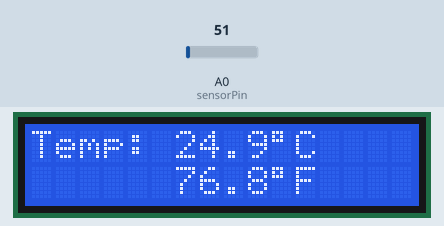
Simulated run of this sketch. Board: Arduino Uno, built with avr-gcc and run on an emulated ATmega328P. Shown: 16×2 character LCD. Inputs (shaded band) come from the test bench; at power-on: A0 (sensorPin) = 51. What the sketch prints to the serial monitor is not drawn.

Above: at 2.7 s.
2.8 s: A0 (sensorPin) set to 23
At 4.8 s:
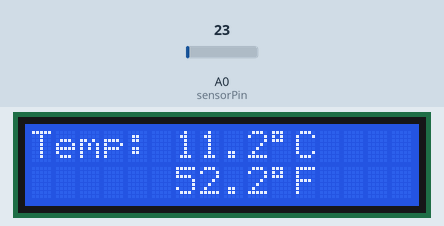
5.3 s: A0 (sensorPin) set to 19
At 6.9 s:
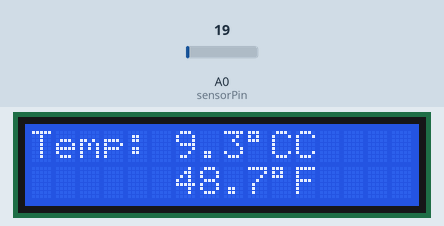
7.5 s: A0 (sensorPin) set to 15
At 9.1 s:
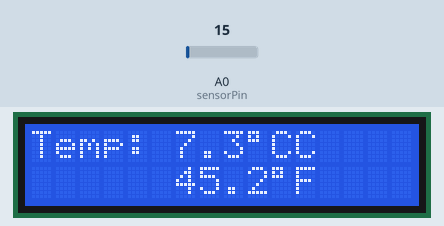
Timing chart, 0 to 10.6 s (numbered marks = the images above; inputs shaded):
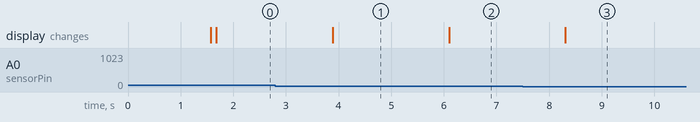

Measured:
- the behaviour switches between 21 and 20 on A0 (sensorPin) (found by bisection; images 1 and 2)
- after the input at 2.8 s, the display: changes after 1.1 s (image 1)
- after the input at 5.3 s, the display: changes after 0.80 s (image 2)
- after the input at 7.5 s, the display: changes after 0.81 s (image 3)

The sketch:

temperature_monitor.ino
```cpp
/*
  ===========================================================
  Arduino LM35 Temperature Monitor with LCD Display
  ===========================================================
  Description:
    Reads ambient temperature using the LM35 analog temperature
    sensor and displays the reading in real time on a 16x2 LCD.

  Hardware:
    - Arduino Uno (or compatible)
    - LM35 Temperature Sensor
    - 16x2 LCD Display (HD44780 compatible)
    - 10k Potentiometer (LCD contrast)
    - Breadboard + Jumper Wires

  Wiring:
    LM35:
      Pin 1 (VCC) -> Arduino 5V
      Pin 2 (OUT) -> Arduino A0
      Pin 3 (GND) -> Arduino GND

    LCD (16x2, 4-bit mode):
      RS -> D12
      E  -> D11
      D4 -> D5
      D5 -> D4
      D6 -> D3
      D7 -> D2
      VSS -> GND
      VDD -> 5V
      V0  -> Potentiometer wiper (contrast)
      RW  -> GND
      A (backlight +) -> 5V (through 220 ohm resistor)
      K (backlight -) -> GND

  Author: [Akhil kumar Sharma]
  ===========================================================
*/

#include <LiquidCrystal.h>

// Initialize the LCD library with the numbers of the interface pins
LiquidCrystal lcd(12, 11, 5, 4, 3, 2);

const int sensorPin = A0;      // LM35 output connected to A0
const float referenceVoltage = 5.0;  // Arduino operating voltage
const int adcResolution = 1024;      // 10-bit ADC (0-1023)

// Number of samples to average for a more stable reading
const int numSamples = 10;

void setup() {
  lcd.begin(16, 2);              // Initialize 16x2 LCD
  Serial.begin(9600);            // For debugging via Serial Monitor

  lcd.setCursor(0, 0);
  lcd.print("Temp Monitor");
  lcd.setCursor(0, 1);
  lcd.print("Initializing...");
  delay(1500);
  lcd.clear();
}

void loop() {
  float tempC = readTemperature();
  float tempF = (tempC * 9.0 / 5.0) + 32.0;

  // Display on LCD
  lcd.setCursor(0, 0);
  lcd.print("Temp: ");
  lcd.print(tempC, 1);
  lcd.print((char)223); // degree symbol
  lcd.print("C");

  lcd.setCursor(0, 1);
  lcd.print("      ");
  lcd.print(tempF, 1);
  lcd.print((char)223);
  lcd.print("F");

  // Debug output on Serial Monitor
  Serial.print("Temperature: ");
  Serial.print(tempC, 2);
  Serial.print(" C  |  ");
  Serial.print(tempF, 2);
  Serial.println(" F");

  delay(1000);
}

// Reads the LM35 sensor and returns temperature in Celsius
float readTemperature() {
  long total = 0;

  // Take multiple samples and average them to reduce noise
  for (int i = 0; i < numSamples; i++) {
    total += analogRead(sensorPin);
    delay(10);
  }

  float avgReading = total / (float)numSamples;

  // Convert ADC value to voltage
  float voltage = avgReading * (referenceVoltage / adcResolution);

  // LM35 outputs 10mV per degree Celsius
  float temperatureC = voltage * 100.0;

  return temperatureC;
}
```
